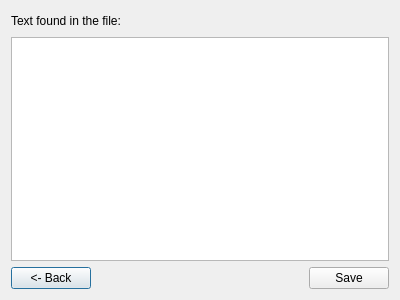
<?xml version="1.0" encoding="UTF-8"?>
<ui version="4.0">
 <class>decode</class>
 <widget class="QDialog" name="decode">
  <property name="geometry">
   <rect>
    <x>0</x>
    <y>0</y>
    <width>400</width>
    <height>300</height>
   </rect>
  </property>
  <property name="windowTitle">
   <string>Dialog</string>
  </property>
  <layout class="QVBoxLayout" name="verticalLayout_2">
   <item>
    <layout class="QVBoxLayout" name="verticalLayout">
     <item>
      <layout class="QHBoxLayout" name="horizontalLayout_2">
       <item>
        <widget class="QLabel" name="label">
         <property name="text">
          <string>Text found in the file:</string>
         </property>
        </widget>
       </item>
       <item>
        <spacer name="horizontalSpacer_2">
         <property name="orientation">
          <enum>Qt::Horizontal</enum>
         </property>
         <property name="sizeHint" stdset="0">
          <size>
           <width>40</width>
           <height>20</height>
          </size>
         </property>
        </spacer>
       </item>
      </layout>
     </item>
     <item>
      <widget class="QTextBrowser" name="textBrowser"/>
     </item>
     <item>
      <layout class="QHBoxLayout" name="horizontalLayout">
       <item>
        <widget class="QPushButton" name="pushButton">
         <property name="text">
          <string>&lt;- Back</string>
         </property>
        </widget>
       </item>
       <item>
        <spacer name="horizontalSpacer">
         <property name="orientation">
          <enum>Qt::Horizontal</enum>
         </property>
         <property name="sizeHint" stdset="0">
          <size>
           <width>40</width>
           <height>20</height>
          </size>
         </property>
        </spacer>
       </item>
       <item>
        <widget class="QPushButton" name="pushButton_2">
         <property name="text">
          <string>Save</string>
         </property>
        </widget>
       </item>
      </layout>
     </item>
    </layout>
   </item>
  </layout>
 </widget>
 <resources/>
 <connections/>
</ui>
